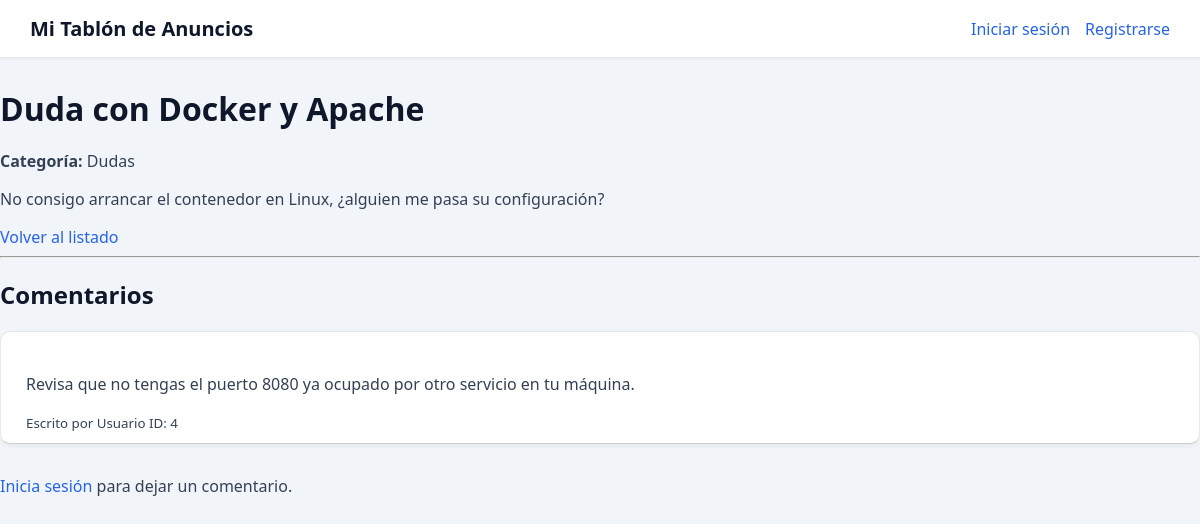
/show?id=3, run on the app's committed database.
### tables this page shows
CREATE TABLE posts (
    id INT AUTO_INCREMENT PRIMARY KEY,
    user_id INT NOT NULL,
    title VARCHAR(150) NOT NULL,
    body TEXT NOT NULL,
    category VARCHAR(50) NOT NULL,
    created_at TIMESTAMP DEFAULT CURRENT_TIMESTAMP,
    FOREIGN KEY (user_id) REFERENCES users(id) ON DELETE CASCADE
);

CREATE TABLE comments (
    id INT AUTO_INCREMENT PRIMARY KEY,
    post_id INT NOT NULL,
    user_id INT NOT NULL,
    body TEXT NOT NULL,
    created_at TIMESTAMP DEFAULT CURRENT_TIMESTAMP,
    FOREIGN KEY (post_id) REFERENCES posts(id) ON DELETE CASCADE,
    FOREIGN KEY (user_id) REFERENCES users(id) ON DELETE CASCADE
);

### src/Controllers/PostController.php (called while the page is built, shortened)
<?php
class PostController
{
    public function show(): void
    {
        $id = (int)($_GET['id'] ?? 0);
        $postModel = new Post($this->db, 'posts');
        $post = $postModel->getById($id);
        $commentModel = new Comment($this->db, 'comments');
        $comments = $commentModel->getByPostId($id);
        require __DIR__ . '/../Views/post-detail.php';
    }
}

### src/Core/Database.php (called while the page is built, shortened)
<?php
class Database
{
	private static ?PDO $connection = null;
	public function __construct()
	{
		if (self::$connection === null) {
			$config = require dirname(__DIR__, 2) . '/config.php';
			$database = $config['db'];
			self::$connection = new PDO(
				"mysql:host={$database['host']};dbname={$database['dbname']};charset={$database['charset']}",
				$database['user'],
				$database['pass'],
				[
					PDO::ATTR_ERRMODE => PDO::ERRMODE_EXCEPTION,
					PDO::ATTR_DEFAULT_FETCH_MODE => PDO::FETCH_ASSOC,
				]
			);
		}
	}
	public function query(string $sql, array $params = []): PDOStatement
	{
		$statement = self::$connection->prepare($sql);
		$statement->execute($params);
		return $statement;
	}
	public function fetchAll(string $sql, array $params = []): ?array
	{
		$rows = $this->query($sql, $params)->fetchAll(PDO::FETCH_ASSOC);
		return $rows === [] ? null : $rows;
	}
	public function fetchOne(string $sql, array $params = []): ?array
	{
		$row = $this->query($sql, $params)->fetch(PDO::FETCH_ASSOC);
		return $row === false ? null : $row;
	}
}

### src/Models/BaseModel.php (called while the page is built, shortened)
<?php
abstract class BaseModel
{
	public function getById(int $id): ?array
	{
		return $this->db->fetchOne("SELECT * FROM $this->nombreTabla WHERE id = :id", ['id' => $id]);
	}
}

### src/Models/Comment.php (called while the page is built, shortened)
<?php
class Comment extends BaseModel
{
    public function getByPostId(int $postId): array
    {
        return $this->db->fetchAll(
            "SELECT * FROM {$this->nombreTabla} WHERE post_id = :post_id ORDER BY created_at ASC",
            ['post_id' => $postId]
        )?: [];
    }
}

### src/Views/post-detail.php (the view)
<?php require __DIR__ . '/header.php'; ?>
<?php $post = $post ?? ['title' => '', 'category' => '', 'body' => '']; ?>
<h1><?php echo htmlspecialchars($post['title'], ENT_QUOTES, 'UTF-8'); ?></h1>
<p><strong>Categoría:</strong> <?php echo htmlspecialchars($post['category'], ENT_QUOTES, 'UTF-8'); ?></p>
<div class="contenido-post">
    <p><?php echo nl2br(htmlspecialchars($post['body'], ENT_QUOTES, 'UTF-8')); ?></p>
</div>
<a href="/">Volver al listado</a>
<hr>
<h2>Comentarios</h2>
<?php if (empty($comments)): ?>
    <p>No hay comentarios todavía. ¡Sé el primero!</p>
<?php else: ?>
    <ul>
        <?php foreach ($comments as $comment): ?>
            <li style="margin-bottom: 15px; border-bottom: 1px solid #ccc; padding-bottom: 10px;">
                <p><?php echo nl2br(htmlspecialchars($comment['body'], ENT_QUOTES, 'UTF-8')); ?></p>
                <small>
                    Escrito por Usuario ID: <?php echo htmlspecialchars((string)$comment['user_id'], ENT_QUOTES, 'UTF-8'); ?>
                </small>
            </li>
        <?php endforeach; ?>
    </ul>
<?php endif; ?>
<?php if (isset($_SESSION['user_id'])): ?>
    <h3>Añadir un comentario</h3>
    <form action="/comment/store" method="POST">
        <input type="hidden" name="csrf_token" value="<?php echo $_SESSION['csrf_token']; ?>">
        <input type="hidden" name="post_id" value="<?php echo $post['id']; ?>">
        <div>
            <textarea name="body" rows="3" required placeholder="Escribe tu comentario aquí..."></textarea>
        </div>
        <button type="submit">Enviar comentario</button>
    </form>
<?php else: ?>
    <p><a href="/login">Inicia sesión</a> para dejar un comentario.</p>
<?php endif; ?>

### src/Views/header.php (style rules this page uses)
body { font-family: system-ui, -apple-system, 'Segoe UI', Roboto, sans-serif; margin: 0; padding: 0; background-color: #f1f5f9; color: #334155; }
h1, h2, h3 { color: #0f172a; margin-bottom: 20px; }
a { text-decoration: none; color: #2563eb; font-weight: 500; transition: color 0.2s ease; }
ul { list-style: none; padding: 0; display: flex; flex-direction: column; gap: 15px; }
li { background: #ffffff; padding: 25px; border-radius: 10px; box-shadow: 0 2px 4px rgba(0,0,0,0.05); border: 1px solid #e2e8f0; transition: transform 0.2s ease, box-shadow 0.2s ease; }

### data on the page
posts: title "Duda con Docker y Apache", category "Dudas", body "No consigo arrancar el contenedor en Linux, ¿alguien me pasa su configuración?"
comments: body "Revisa que no tengas el puerto 8080 ya ocupado por otro servicio en tu máquina.", user "4"
